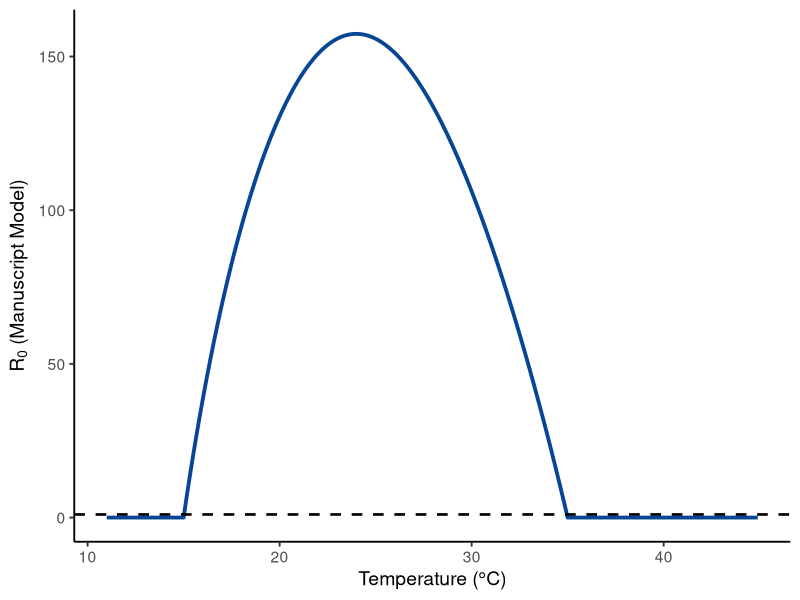

The R source for this figure:
library(ggplot2)

rm(list = ls())
gc()

Tmax_dev <- 45

# 1. Model development Definitions

# A - development Rates Egg (Brière-1)
dev_rate_egg <- function(T, a = 0.0001004294, T0 = 5, Tmax = Tmax_dev){
  rate <- a * T * (T - T0) * sqrt(pmax(0, Tmax - T))
  return(ifelse(T >= T0 & T <= Tmax, rate, 0))
}

# B - development Rates larva (Brière-2)
dev_rate_larva <- function(T) {
  a    <- 0.0006138710
  T0   <- 5
  Tmax <- Tmax_dev
  m    <- 7.358106
  
  rate <- a * T * (T - T0) * (pmax(0, Tmax - T))^(1 / m)
  return(ifelse(T >= T0 & T <= Tmax, rate, 0))
}

# C - development Rates Nymphs (quadratic)
dev_rate_nymphs <- function(T) {
  beta0 <- 0.4985068
  beta1 <- -0.02980347
  beta2 <- 0.0007908584
  
  rate <- beta0 + (beta1 * T) + (beta2 * (T^2))
  return(pmin(pmax(rate, 0.01), 0.999))
}

# 2. Survival model

# A - Egg Hatchability Function (Quadratic Fit)
egg_hatch_T <- function(T) {
  pmin(
    pmax(
      0.8216286 + 0.01255143 * T - 0.0002314286 * T^2,
      0.01
    ),
    0.999
  )
}

# 3. Mortality model

# A - Egg mort
mort_egg_T <- function(T) {
  -log(egg_hatch_T(T)) * dev_rate_egg(T)  # DAILY egg mortality rate
}

# B - larva and Nymphs mort
compound_stage_partition <- function(T) {
  raw_surv <- 0.7334286 + 0.02027143 * T - 0.0004314286 * (T^2)
  tot_surv <- pmin(pmax(raw_surv, 0.01), 0.999)
  
  dur_larva <- 1.85   # Larva block (larva + q1)
  dur_nymph <- 4.225  # Nymph block ((protonymph + q2) + (deutonymph + q3))
  dur_total <- dur_larva + dur_nymph
  
  w_larva <- dur_larva / dur_total  
  w_nymph <- dur_nymph / dur_total  
  
  surv_larva <- tot_surv ^ w_larva
  surv_nymph <- tot_surv ^ w_nymph
  
  data.frame(
    Temperature     = T,
    Total_Survival  = tot_surv,
    Larva_Survival  = surv_larva,
    Nymph_Survival  = surv_nymph,
    Larva_Mortality = 1 - surv_larva,
    Nymph_Mortality = 1 - surv_nymph
  )
}

# C - Adult mort
mort_adult_T <- function(T) {
  pmin(
    pmax(
      -0.03134242 + 0.003521138 * T,
      0.001
    ),
    0.999
  )
}

# 4. Fecundity & Sex Ratio (Ratkowsky-2 model)
fecundity_adult_T <- function(T) {
  T0   <- 15.000000
  b    <- 1.7
  c    <- 0.1
  Tmax <- 35
  
  rate <- b * (T - T0) * (1 - exp(c * (T - Tmax)))
  return(ifelse(T >= T0 & T <= Tmax, pmax(rate, 0), 0))
}

sex_ratio <- c(0.831, 0.871, 0.872, 0.849, 0.865)
sr_mean <- mean(sex_ratio)

# =========================================================
# Plant Resource Capacity R_max(T) Function (Gent, 1986)
# =========================================================
get_plant_Rmax <- function(T) {
  I <- 370 # High irradiance level from Gent (1986)
  rgr <- -0.2949 + 0.000329 * I + 0.04001 * T - 0.000797 * (T^2)
  return(pmin(pmax(rgr, 0.01), 1.0))
}

# Attack / Consumption Rate alpha(T) - Brière-2 Model
alpha_T <- function(T) {
  a  <- 9.939369e-06
  T0 <- 10.39128
  m  <- 1.0
  Tmax <- 38.0
  if (is.na(T) || T < T0 || T > Tmax) return(0.001)
  rate <- a * T * (T - T0) * (Tmax - T)^(1/m)
  return(max(rate, 0.001))
}

# Conversion Efficiency epsilon(T) - Brière-2 Model
epsilon_T <- function(T) {
  a  <- 3.605811e-05
  T0 <- 5.216056
  m  <- 1.0
  Tmax <- 38.0
  if (is.na(T) || T < T0 || T > Tmax) return(0.01)
  rate <- a * T * (T - T0) * (Tmax - T)^(1/m)
  return(max(rate, 0.01))
}

# =========================================================
# Manuscript-Based Resource-Coupled R0 Function
# with Constant Test Values for Alpha and Epsilon
# =========================================================
compute_suitability_manuscript <- function(T) {
  if (is.na(T) || T < 11 || T > 45) return(NA_real_)
  
  d1 <- dev_rate_egg(T)
  d2 <- dev_rate_larva(T)
  d3 <- dev_rate_nymphs(T) 
  
  mu_e <- mort_egg_T(T)
  
  immature_mort <- compound_stage_partition(T)
  mu_l <- immature_mort$Larva_Mortality
  mu_n <- immature_mort$Nymph_Mortality
  
  mu_a <- mort_adult_T(T) 
  
  phi <- fecundity_adult_T(T) * sr_mean
  
  # Get Temperature-dependent R_max from Gent (1986)
  R_max <- get_plant_Rmax(T)
  
  # Constant test values for Alpha and Epsilon (as requested)
  alpha   <- alpha_T(T)  # Constant consumption/attack rate test value
  epsilon <- epsilon_T(T)  # Constant conversion efficiency test value
  
  # Manuscript Denominator: (mu_4 - epsilon * alpha * R_max)
  net_adult_loss <- mu_a - (epsilon * alpha * R_max)
  
  if (!is.finite(net_adult_loss) || net_adult_loss <= 0) {
    net_adult_loss <- 0.0001 
  }
  
  numerator   <- phi * d1 * d2 * d3
  denominator <- (d1 + mu_e) * (d2 + mu_l) * (d3 + mu_n) * net_adult_loss
  
  if (!is.finite(denominator) || denominator <= 0) return(NA_real_)
  
  return(numerator / denominator)
}

# =========================================================
# Compute and Plot Manuscript R_0 Curve
# =========================================================
temps <- seq(11, 45, by = 0.1)
Ro_values <- sapply(temps, compute_suitability_manuscript)

plot_data <- data.frame(
  temp = temps,
  Ro   = Ro_values
)

plot_data <- na.omit(plot_data)

p_thermal_manuscript <- ggplot(plot_data, aes(x = temp, y = Ro)) +
  geom_line(color = "#084594", linewidth = 1.3) +
  geom_hline(yintercept = 1, linetype = "dashed", linewidth = 0.9) +
  labs(x = "Temperature (°C)", y = expression(R[0] ~ "(Manuscript Model)")) +
  theme_classic(base_size = 14)

print(p_thermal_manuscript)
